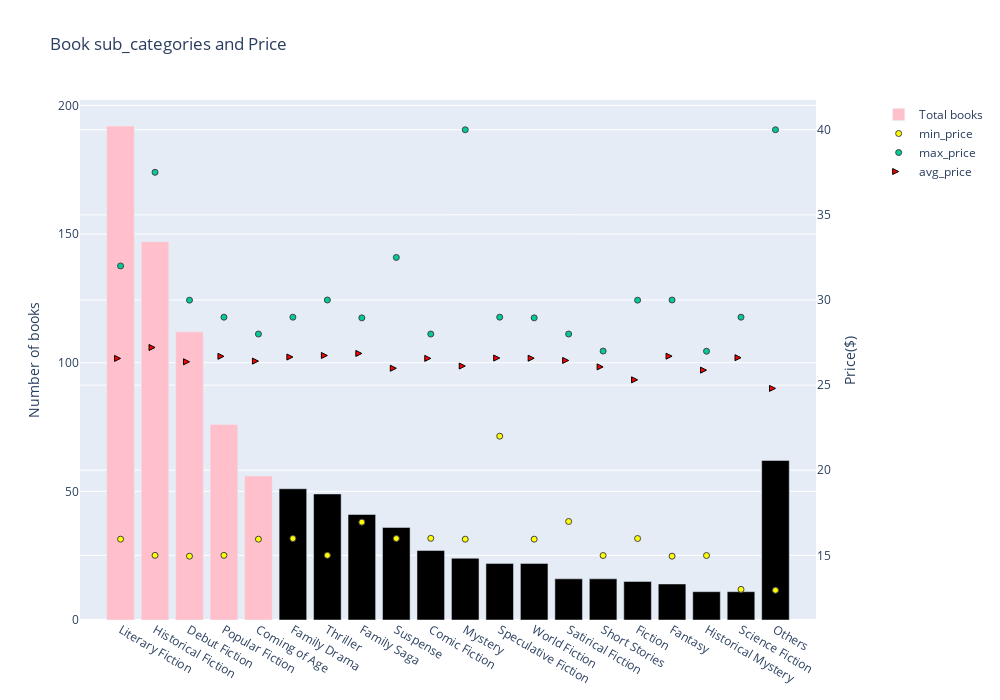

Source (notebook cell):
### Code cell
from plotly.subplots import make_subplots
fig= make_subplots(specs=[[{'secondary_y':True}]])
fig.add_trace(go.Bar(x=price_by_sc.index, y= price_by_sc.total_books,name= "Total books",marker_color=['pink',] * 5,
                    ),secondary_y=False)
fig.add_trace(go.Scatter(mode="markers", x=price_by_sc.index, y= price_by_sc.min_price, name="min_price",marker_line_width=1,
                        marker_color="yellow"),secondary_y=True)
fig.add_trace(go.Scatter(mode="markers", x=price_by_sc.index, y= price_by_sc.max_price, name="max_price",marker_line_width=1),secondary_y=True)
fig.add_trace(go.Scatter(mode="markers", x=price_by_sc.index, y= price_by_sc.avg_price, name="avg_price",
                         marker_symbol="arrow-right", marker_line_color="black", marker_color="red",
                           marker_line_width=1),secondary_y=True)
fig.update_yaxes(title_text="Number of books", secondary_y=False)
fig.update_yaxes(title_text="Price($)", secondary_y=True)
fig.update_layout(title_text= "Book sub_categories and Price",
                 height=700, width = 1000)
fig.show()

### Figure 1 — Plotly figure (JSON) as saved in the notebook; plotly's stock layout.template omitted (floating-point values rounded to 4 significant figures)
{"data": [{"marker": {"color": ["pink", "pink", "pink", "pink", "pink"]}, "name": "Total books", "type": "bar", "x": ["Literary Fiction", "Historical Fiction", "Debut Fiction", "Popular Fiction", "Coming of Age", "Family Drama", "Thriller", "Family Saga", "Suspense", "Comic Fiction", "Mystery", "Speculative Fiction", "World Fiction", "Satirical Fiction", "Short Stories", "Fiction", "Fantasy", "Historical Mystery", "Science Fiction", "Others"], "xaxis": "x", "y": [192, 147, 112, 76, 56, 51, 49, 41, 36, 27, 24, 22, 22, 16, 16, 15, 14, 11, 11, 62], "yaxis": "y"}, {"marker": {"color": "yellow", "line": {"width": 1}}, "mode": "markers", "name": "min_price", "type": "scatter", "x": ["Literary Fiction", "Historical Fiction", "Debut Fiction", "Popular Fiction", "Coming of Age", "Family Drama", "Thriller", "Family Saga", "Suspense", "Comic Fiction", "Mystery", "Speculative Fiction", "World Fiction", "Satirical Fiction", "Short Stories", "Fiction", "Fantasy", "Historical Mystery", "Science Fiction", "Others"], "xaxis": "x", "y": [15.95, 15, 14.95, 15, 15.95, 15.99, 15, 16.95, 15.99, 16, 15.95, 22, 15.95, 16.99, 14.99, 15.99, 14.95, 14.99, 13, 12.95], "yaxis": "y2"}, {"marker": {"line": {"width": 1}}, "mode": "markers", "name": "max_price", "type": "scatter", "x": ["Literary Fiction", "Historical Fiction", "Debut Fiction", "Popular Fiction", "Coming of Age", "Family Drama", "Thriller", "Family Saga", "Suspense", "Comic Fiction", "Mystery", "Speculative Fiction", "World Fiction", "Satirical Fiction", "Short Stories", "Fiction", "Fantasy", "Historical Mystery", "Science Fiction", "Others"], "xaxis": "x", "y": [32, 37.5, 29.99, 28.99, 28, 28.99, 30, 28.95, 32.5, 28, 40, 28.99, 28.95, 28, 27, 29.99, 30, 26.99, 28.99, 40], "yaxis": "y2"}, {"marker": {"color": "red", "line": {"color": "black", "width": 1}, "symbol": "arrow-right"}, "mode": "markers", "name": "avg_price", "type": "scatter", "x": ["Literary Fiction", "Historical Fiction", "Debut Fiction", "Popular Fiction", "Coming of Age", "Family Drama", "Thriller", "Family Saga", "Suspense", "Comic Fiction", "Mystery", "Speculative Fiction", "World Fiction", "Satirical Fiction", "Short Stories", "Fiction", "Fantasy", "Historical Mystery", "Science Fiction", "Others"], "xaxis": "x", "y": [26.57, 27.21, 26.37, 26.69, 26.41, 26.65, 26.74, 26.86, 25.99, 26.57, 26.12, 26.59, 26.58, 26.45, 26.07, 25.31, 26.7, 25.88, 26.61, 24.81], "yaxis": "y2"}], "layout": {"height": 700, "title": {"text": "Book sub_categories and Price"}, "width": 1000, "xaxis": {"anchor": "y", "domain": [0, 0.94]}, "yaxis": {"anchor": "x", "domain": [0, 1], "title": {"text": "Number of books"}}, "yaxis2": {"anchor": "x", "overlaying": "y", "side": "right", "title": {"text": "Price($)"}}}}
